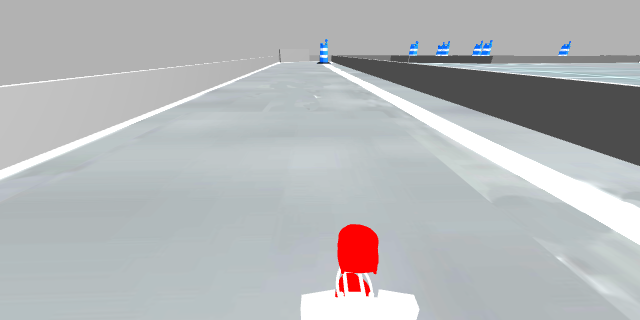
#> input picture rover_export_14.png, 640 x 320 px
$ python -i classical_lane_detection.py   (imports and definitions only)
#> lines starting #> are read from the running program, lines starting #| are printed output that depends on the picture; after the words box and inside, x2 and y2 are one past the last pixel; in counts of white or black regions, pixels touching at a corner belong together
"""
Classical lane detection using HSV color thresholding.

Detects white lane markings by thresholding in HSV color space, then removes
orange barrel/pylon regions to avoid false positives. No ML model required.
"""
import cv2
import numpy as np

class ClassicalLaneDetector:
    """
    Classical lane detection using HSV color thresholding and barrel exclusion.
    """

    def __init__(self, width=330, height=180, white_sensitivity=20, downscale_factor=1, horizon_crop=0.15, morph_size=3, morph_open_iters=1, morph_close_iters=1):
        self.width = width
        self.height = height

        # HSV Threshold constants
        self.white_sensitivity = white_sensitivity # Low for narrow range, high for wide range of whites
        self.lower_white = np.array([0, 0, 255 - self.white_sensitivity])
        self.upper_white = np.array([255, self.white_sensitivity, 255])

        self.lower_orange = np.array([10, 100, 100])
        self.upper_orange = np.array([50, 255, 255])

        self.downscale_factor = downscale_factor

        # Morphological filtering parameters
        self.morph_size = morph_size
        self.morph_open_iters = morph_open_iters
        self.morph_close_iters = morph_close_iters

        # Larger for more aggressive noise removal and gap filling, but risks eroding thin lane lines if too large
        self.morph_kernel = np.ones((self.morph_size, self.morph_size), np.uint8)

        self.horizon_crop = horizon_crop

    def _create_white_mask(self, img_hsv):
        """Create mask for white pixels (lane lines) in HSV."""
        return cv2.inRange(img_hsv, self.lower_white, self.upper_white)

    def _create_orange_mask(self, img_hsv):
        """Create mask for orange pixels (barrels/pylons) in HSV."""
        return cv2.inRange(img_hsv, self.lower_orange, self.upper_orange)

    def _get_mask(self, img_hsv, mask_method):
        """Downscale, apply mask method, upscale back."""
        h, w = img_hsv.shape[:2]

        small = cv2.resize(img_hsv, (w // self.downscale_factor, h // self.downscale_factor), interpolation=cv2.INTER_AREA)

        mask = mask_method(small)

        binary = np.where(mask > 0, 255, 0).astype(np.uint8)

        large = cv2.resize(binary, (w, h), interpolation=cv2.INTER_AREA)
        return large

    def _expand_barrels(self, mask):
        """Expand barrel detections vertically by +/-30px to create exclusion zones."""
        # If no barrels detected, return original mask to avoid unnecessary processing
        if mask.max() == 0:
            return mask

        h, w = mask.shape[:2]

        # Transformation matrices for vertical shifting
        m_up = np.float64([[1, 0, 0], [0, 1, 30]])
        m_down = np.float64([[1, 0, 0], [0, 1, -30]])

        up = cv2.warpAffine(mask, m_up, (w, h))
        down = cv2.warpAffine(mask, m_down, (w, h))

        # Combine original with shifted versions
        return cv2.bitwise_or(mask, cv2.bitwise_or(up, down))

    def _apply_morphology(self, mask):
        """Removes small noise and fills gaps in lane lines."""
        # https://docs.opencv.org/4.x/d9/d61/tutorial_py_morphological_ops.html

        # 1. OPENING: Erase small white 'dust' (False Positives)
        # This removes any white blobs smaller than the kernel
        # Increase iterations if you still see small blobs on the ground
        if self.morph_open_iters > 0:
            mask = cv2.morphologyEx(mask, cv2.MORPH_OPEN, self.morph_kernel, iterations=self.morph_open_iters)

        # 2. CLOSING: Fill small black gaps in white lines (Dashed lines)
        # This helps 'stitch' a dashed lane into a solid shape
        # Increase iterations if you see gaps in the lane lines
        if self.morph_close_iters > 0:
            mask = cv2.morphologyEx(mask, cv2.MORPH_CLOSE, self.morph_kernel, iterations=self.morph_close_iters)
        return mask

    def _apply_hough_filter(self, binary_mask):
        """Alternative filter using Hough Transform"""
        # 1. Detect edges
        edges = cv2.Canny(binary_mask, 50, 150)

        # 2. Find lines
        # rho=1, theta=pi/180, threshold=50, minLineLength=50, maxLineGap=20
        lines = cv2.HoughLinesP(binary_mask, 1, np.pi/180, 50, minLineLength=50, maxLineGap=20)

        hough_mask = np.zeros_like(binary_mask)
        if lines is not None:
            for line in lines:
                x1, y1, x2, y2 = line[0]
                if abs(y2 - y1) > abs(x2 - x1) * 0.5: # Only keep 'mostly vertical' lines
                    cv2.line(hough_mask, (x1, y1), (x2, y2), 255, thickness=2)

        return hough_mask

    def _filter_by_area(self, binary_mask, min_area=150):
        """
        Removes small noise blobs while preserving thin, long lines.
        """
        # 1. Label every disconnected 'blob' of white pixels
        # connectivity=8 looks at diagonals; 4 only looks up/down/left/right
        num_labels, labels, stats, centroids = cv2.connectedComponentsWithStats(
            binary_mask, connectivity=8
        )

        # 2. Create a blank canvas
        clean_mask = np.zeros_like(binary_mask)

        # 3. Loop through found blobs (label 0 is the background, so skip it)
        for i in range(1, num_labels):
            area = stats[i, cv2.CC_STAT_AREA]

            # Only keep blobs that have enough pixels to be a lane segment
            if area > min_area:
                clean_mask[labels == i] = 255

        return clean_mask

    def detect(self, frame):
        """
        Detect lane markings using HSV color thresholding.

        Args:
            frame: BGR image from camera

        Returns:
            Binary mask (width x height) with 255 for lane pixels, 0 otherwise.
        """
        # Resize to target dimensions
        img = cv2.resize(frame, (self.width, self.height))

        # Convert BGR to HSV
        img_hsv = cv2.cvtColor(img, cv2.COLOR_BGR2HSV)

        # Generate Lane Mask
        lanes = self._get_mask(img_hsv, self._create_white_mask)

        # Apply morphological filtering to clean up outliers
        # lanes = self._apply_morphology(lanes)

        # Generate Hough Mask (alternative approach)
        # lanes = self._apply_hough_filter(lanes)

        # Filter by area
        lanes = self._filter_by_area(lanes, min_area=300)

        # Generate Barrel Mask and Expand it
        barrels = self._get_mask(img_hsv, self._create_orange_mask)
        barrels_expanded = self._expand_barrels(barrels)

        # Subtract barrels
        output = cv2.bitwise_and(lanes, cv2.bitwise_not(barrels_expanded))

        # Crop horizon
        if self.horizon_crop > 0:
            crop_line = int(self.horizon_crop * self.height)
            output[:crop_line, :] = 0

        return output

>>> import cv2
>>> picture = cv2.imread('../../../rover_export_14.png')
#> picture is the input picture: shape (320, 640, 3); mean B, G, R 184.3, 182.6, 180.1
>>> result = ClassicalLaneDetector().detect(picture)
#> in detect, `img = cv2.resize(frame, (self.width, self.height))`:
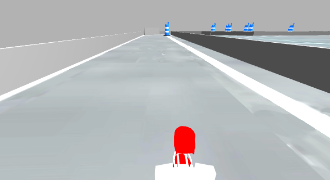
#> img: shape (180, 330, 3); mean B, G, R 184.3, 182.6, 180.1
#> in detect, `img_hsv = cv2.cvtColor(img, cv2.COLOR_BGR2HSV)`: img_hsv: shape (180, 330, 3); mean H, S, V 59.3, 11.5, 187
#> in _create_white_mask, `return cv2.inRange(img_hsv, self.lower_white, self.upper_white)`:
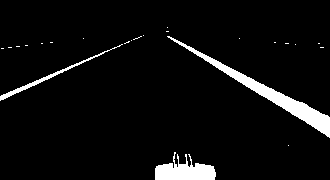
#> returned value: shape (180, 330); 5.4% white; 23 white regions (20 under 20 px), largest, box (x1, y1, x2, y2) and area: (167, 36, 330, 138) 1775, (155, 152, 216, 180) 985, (0, 44, 123, 101) 390
#> in _filter_by_area, `num_labels, labels, stats, centroids = cv2.connectedComponentsWithStat..`:
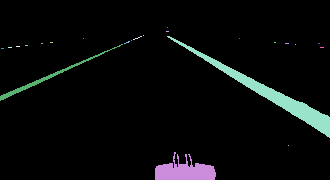
#> labels: shape (180, 330) int32; 24 distinct labels, from 0 to 23; one colour per label, 0 black
#> in _filter_by_area, `num_labels, labels, stats, centroids = cv2.connectedComponentsWithStat..`: num_labels = 24; stats = 24 rows, first 6: [0, 0, 330, 180, 56193], [167, 27, 1, 1, 1], [166, 31, 3, 1, 3], [143, 35, 1, 1, 1], [133, 36, 9, 4, 9], [167, 36, 163, 102, 1775]; centroids = 24 rows, first 8: [161.6, 88.05], [167, 27], [167, 31], [143, 35], [137, 37.56], [271.5, 94.56], [83, 38], [239, 38]
#> the loop in _filter_by_area, `for i in range(1, num_labels):` made 23 passes
#> area on passes 5, 16, 23: 1775, 390, 985
#> in _create_orange_mask, `return cv2.inRange(img_hsv, self.lower_orange, self.upper_orange)`: returned value: shape (180, 330); every value is 0
